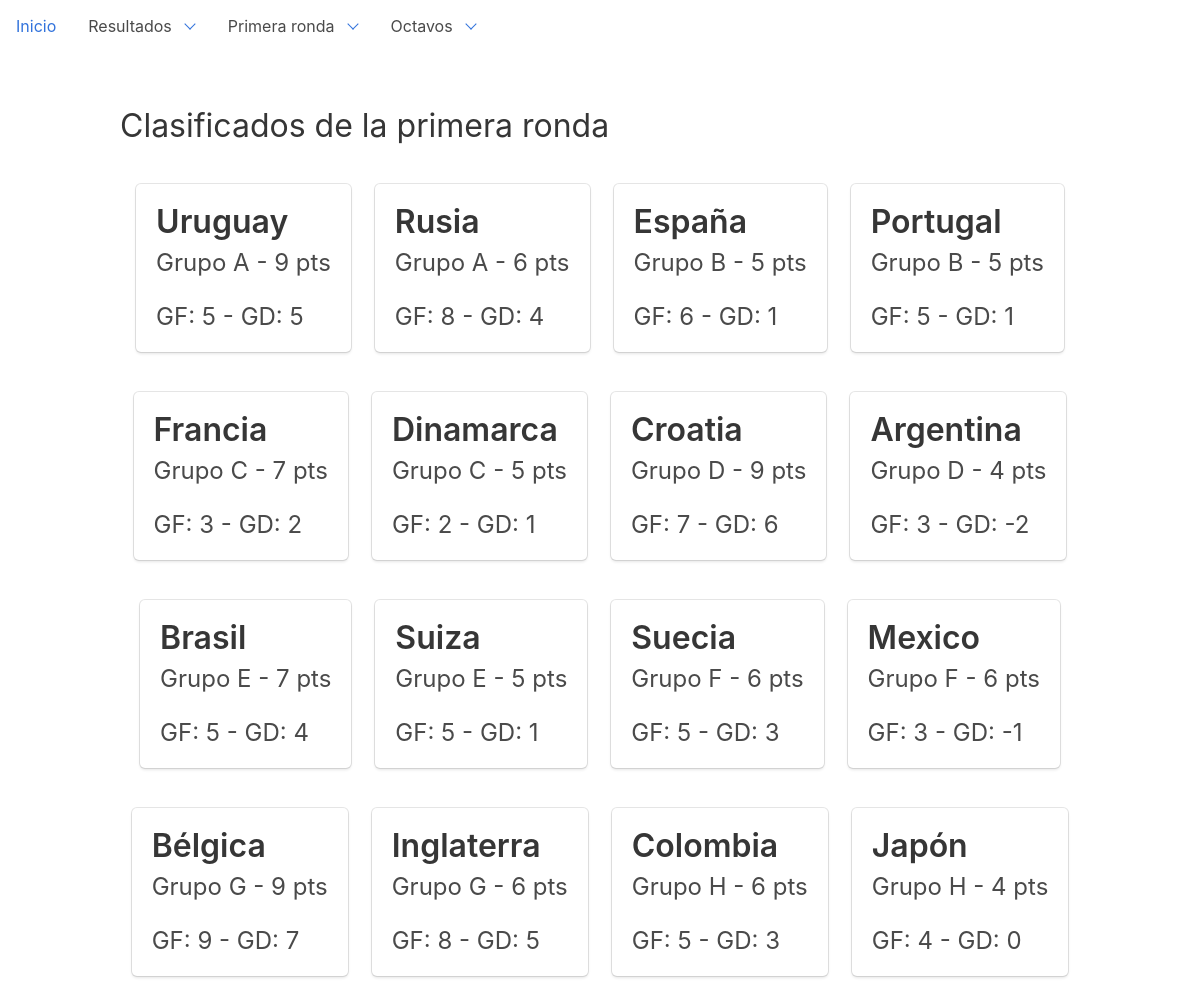
The app's page /dashboard/rounds/eight, older data.
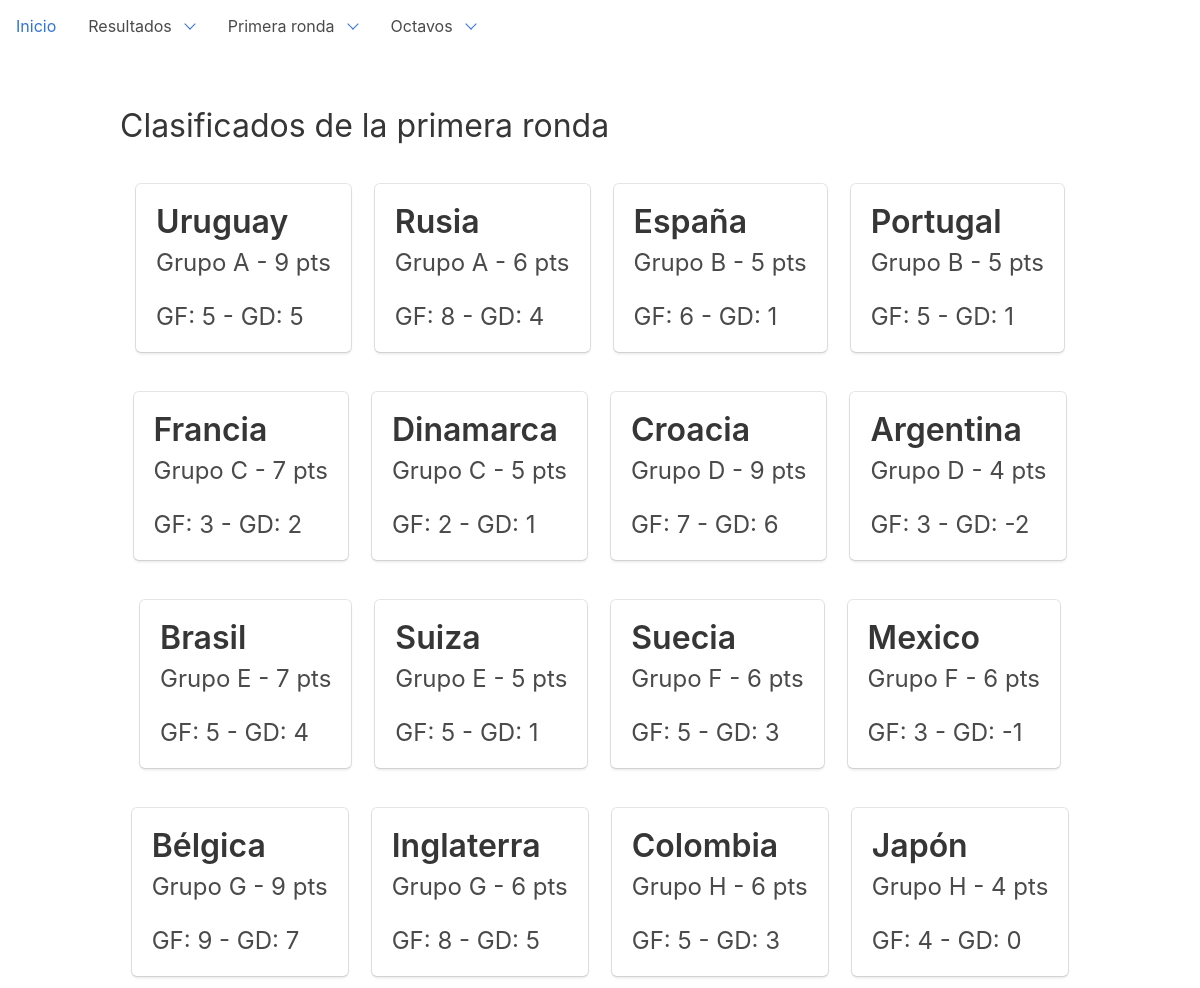
The same page, newer data.
### dashboard/models.py (models this page shows, shortened)
class Round(models.Model):
    ROUND_CHOICES = (
        ('1', 'Primera fase'),
        ('2', 'Octavos'),
        ('3', 'Cuarto'),
        ('4', 'Semifinales'),
        ('5', 'Tercer lugar'),
        ('6', 'Finales'),
    )
    stage = models.CharField(choices=ROUND_CHOICES, max_length=1, default='1')
    played_matches = models.IntegerField(default=0)
    won = models.IntegerField(default=0)
    draw = models.IntegerField(default=0)
    lose = models.IntegerField(default=0)
    points = models.IntegerField(default=0)
    goals_for = models.IntegerField(default=0)
    goals_against = models.IntegerField(default=0)
    goals_difference = models.IntegerField(default=0)
    position = models.CharField(default="", max_length=24, null=True)
    source = models.ForeignKey('Gambler', on_delete=models.DO_NOTHING, null=True)
    done = models.BooleanField(default=False)
    qualified_revision = models.BooleanField(default=False)
    team = models.ForeignKey('Team', on_delete=models.DO_NOTHING)
    class Meta:
        ordering = ["stage", "team__group"]

class Team(models.Model):
    GROUP_CHOICES = (
        ('A', 'Grupo A'),
        ('B', 'Grupo B'),
        ('C', 'Grupo C'),
        ('D', 'Grupo D'),
        ('E', 'Grupo E'),
        ('F', 'Grupo F'),
        ('G', 'Grupo G'),
        ('H', 'Grupo H'),
    )
    group = models.CharField(choices=GROUP_CHOICES, max_length=1, null=True, default='A')
    name = models.CharField(max_length=32)
    code = models.CharField(max_length=32)
    cups = models.IntegerField(default=0)
    finals = models.IntegerField(default=0)
    semifinals = models.IntegerField(default=0)
    class Meta:
        ordering = ["name"]

### dashboard/views.py (the view)
def qualified_eight(request):
    qualified_list = Round.objects.filter(
        Q(position__startswith="Primero", source__name__startswith="OFicial") | Q(position__startswith="Segundo",
                                                                                  source__name__startswith="OFicial")).order_by(
        "team__group", "position")
    template = loader.get_template('dashboard/qualified_oficial.html')
    context = {
        'qualified_list': qualified_list,
    }
    return HttpResponse(template.render(context, request))

### templates/dashboard/qualified_oficial.html (shortened to what this page needs)
{% extends 'base.html' %}
{% block content %}
    <h1 class="title">Clasificados de la primera ronda</h1>
    <div class="columns is-mobile is-multiline is-centered">
        {% for qualified in qualified_list %}
            <div class="column is-narrow">
                <p class="bd-notification is-primary">
                <div class="box text-center">
                    <p class="title is-3">{{ qualified.team.name }}</p>
                    <p class="subtitle is-4">{{ qualified.team.get_group_display }} - {{ qualified.points }} pts</p>
                    <p class="subtitle is-4">GF: {{ qualified.goals_for }} - GD: {{ qualified.goals_difference }}</p>
                </div>
            </div>
        {% endfor %}
    </div>
{% endblock %}

Row changes from the older to the newer data that the page shows:
changed through a linked row, Round: team.name "Croatia" → "Croacia"
